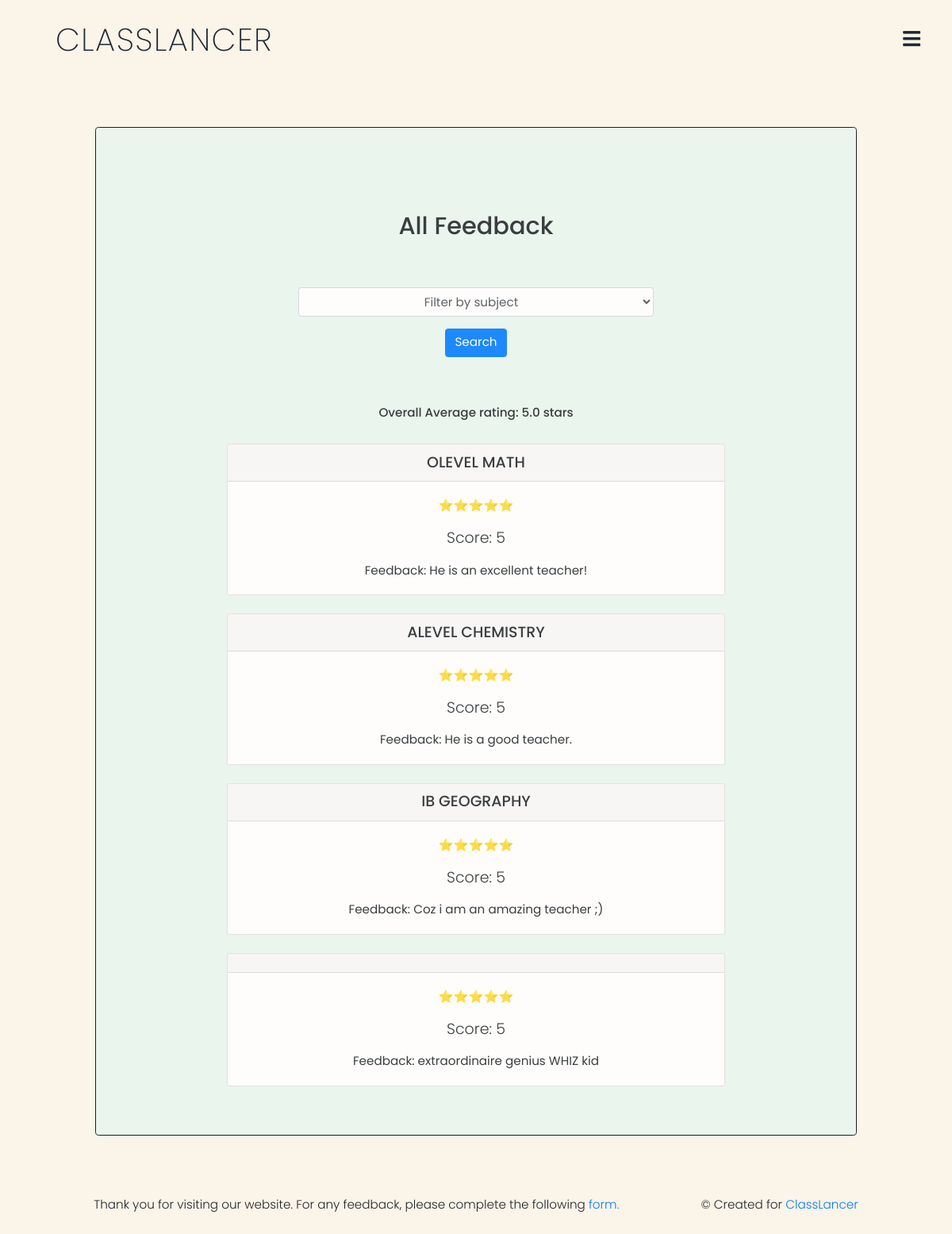
Screenshot of /rateteacher/yxshrk (signed in) with the database file from the repository.
### auctions/models.py (models this page shows)
class Rating(models.Model):
    teacher_user = models.CharField(max_length=64)
    subject = models.CharField(max_length=100, null=True)
    score = models.IntegerField()
    feedback = models.TextField(null=True)

### auctions/views.py (the view, shortened to what this page needs)
# urls.py: path("rateteacher/<str:user>", views.rateteacher, name="rateteacher"),
@login_required(login_url='/login')
def rateteacher(request, user):
    teacher = User.objects.get(username=user)
    ratings = Rating.objects.filter(teacher_user=user)
    if len(ratings) != 0:
        empty = False
        total = 0
        for rating in ratings:
            total += rating.score
        average = total / len(ratings)
        return render(request, "auctions/rating.html", {
        "teacher": teacher,
        "ratings": ratings,
        "average": average,
        "empty": empty
        })

### auctions/context_processors.py (called while the page is built)
def add_variable_to_context(request):
    notifmessages = Messages.objects.filter(receiver=request.user.username, read=False)
    overallnotifs = Notifications.objects.filter(user=request.user.username, read=False)
    if request.user.is_authenticated:
        currentmode = Mode.objects.get(user=request.user.username)
    else:
        currentmode = "none"
    return {
        'testme': notifmessages,
        'metoo': overallnotifs,
        'currentmode': currentmode
    }

### auctions/templates/auctions/rating.html (shortened to what this page needs)
{% extends "auctions/layout2.html" %}
{% block body %}
    <br>
    <br>
    <br>
<br>
<br>
<div class="jumbotron text-center" style="margin-left:10%;width:80%;opacity:0.88;background-color:#E8F6EF;border:solid;border-color:black;border-width:0.5px;">
<br>
<br>
<h2>All Feedback</h2>
<form action="{% url 'searchreviews' %}" method="POST">
    <div class="form-group">
                        <select name="reviewsubject" class="form-control" style="width:50%;margin-left:25%;text-align:center;" placeholder="Filter by subject" >
                            <option value="">Filter by subject</option>
                        </select>
    </div>
    <div class="form-group">
            <input type="submit" value="Search" class="btn btn-primary"/>
    </div>
</form>
<br>
<br>
{% if empty %}
<h6>No ratings available</h6>
{% else %}
<h6>Overall Average rating: {{average}} stars</h6>
            {% if ratings %}
                {% for rating in ratings %}
                    <br>
                    <div class="card text-center" style="margin-left:15%;width:70%;">
                    <h5 class="card-header h5">{{rating.subject}}</h5>
                    <div class="card-body">
                        {% if rating.score == 5 %}
                            <p>⭐⭐⭐⭐⭐<p>
                        {% elif rating.score == 4 %}
                            <p>⭐⭐⭐⭐</p>
                        {% elif rating.score == 3 %}
                            <p>⭐⭐⭐</p>
                        {% elif rating.score == 2 %}
                            <p>⭐⭐</p>
                        {% else %}
                            <p>⭐</p>
                        {% endif %}
                        <p class="lead">Score: {{rating.score}}</p>
                        <p class="card-text">Feedback: {{rating.feedback}}</p>
                    </div>
                    </div>
                {% endfor %}
            {% else %}
                <div class="text-center">
                    <p class="lead">No Reviews found</p>
                </div>
            {% endif %}
{% endif %}
</div>
{% endblock %}

### auctions/static/auctions/styles.css (style rules this page uses)
:root { margin: 0; background-color: #FBF4E9; }
*, *::before, *::after { box-sizing: border-box; }
html { box-sizing: border-box; scroll-behavior: smooth; }
* { margin: 0px; padding: 0px; box-sizing: border-box; font-family: "Poppins", sans-serif; }
body { background-color: #FBF4E9; min-height: 100vh; }
.show, .icon, input { display:none; }
@media (max-width: 75em) { html { font-size: 95%; } }

### rows the page displays
Rating: subject "OLEVEL MATH", score "5", feedback "He is an excellent teacher!"
Rating: subject "ALEVEL CHEMISTRY", score "5", feedback "He is a good teacher."
Rating: subject "IB GEOGRAPHY", score "5", feedback "Coz i am an amazing teacher ;)"
Rating: score "5", feedback "extraordinaire genius WHIZ kid"

### other values shown
{{ average }} "5.0"
